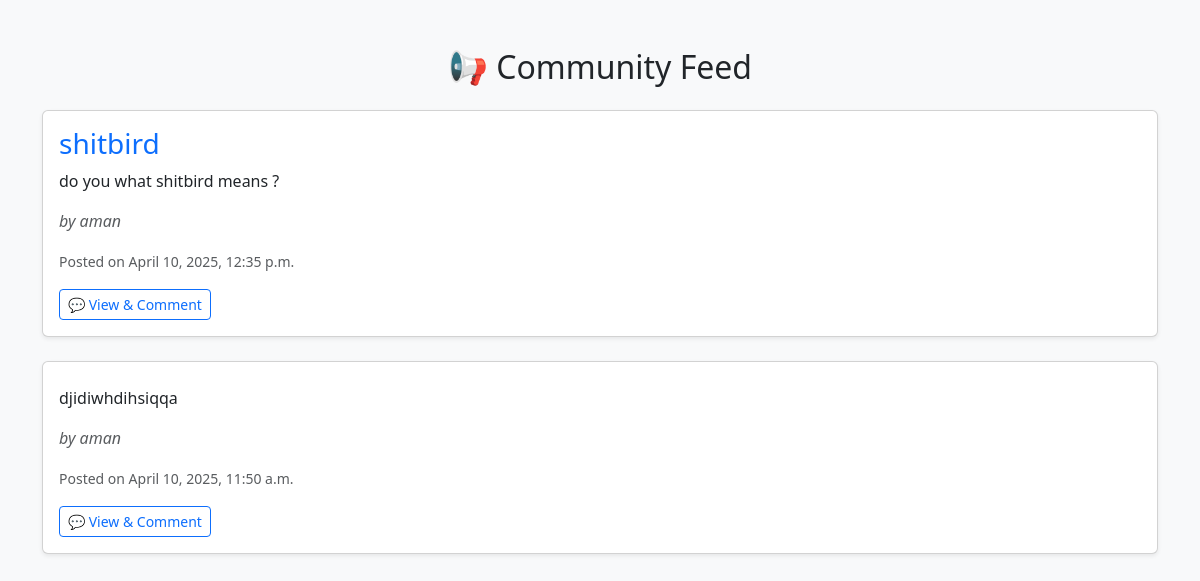
The app's page /feed/ (signed in), older data.
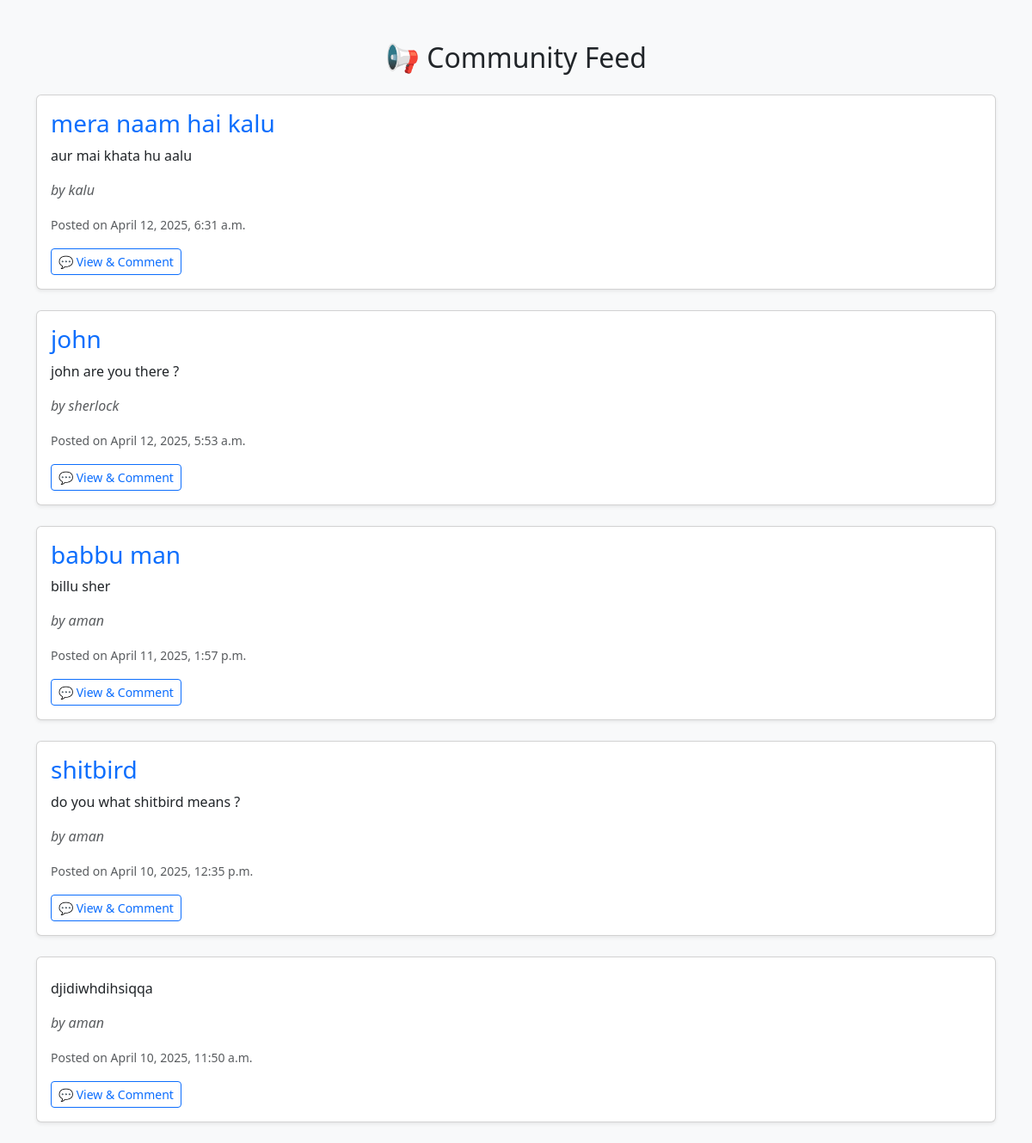
The same page, newer data.
### accounts/models.py (models this page shows, shortened)
class ProfilePost(models.Model):
    user = models.ForeignKey(
        CustomUser,
        on_delete=models.CASCADE,
        related_name='posts'
    )
    title = models.CharField(max_length=100)
    content = models.TextField()
    created_at = models.DateTimeField(auto_now_add=True)

class CustomUser(AbstractBaseUser, PermissionsMixin):
    email = models.EmailField(unique=True)
    username = models.CharField(max_length=150, unique=True)
    phone = models.CharField(max_length=15, blank=True, null=True)
    bio = models.TextField(blank=True, null=True)
    is_active = models.BooleanField(default=True)
    is_staff = models.BooleanField(default=False)
    objects = CustomUserManager()
    USERNAME_FIELD = 'email'
    REQUIRED_FIELDS = ['username']

### accounts/views.py (the view)
# urls.py: path('feed/', views.global_feed_view, name='global_feed'),
def global_feed_view(request):
    posts = ProfilePost.objects.exclude(user=request.user).order_by('-created_at')
    return render(request, 'accounts/feed.html', {'posts': posts})

### accounts/templates/accounts/feed.html (shortened to what this page needs)
<!DOCTYPE html>
<html lang="en">
<head>
    <link href="https://cdn.jsdelivr.net/npm/bootstrap@5.3.0/dist/css/bootstrap.min.css" rel="stylesheet">
</head>
<body class="bg-light">
    <div class="container mt-5">
        <h2 class="text-center mb-4">📢 Community Feed</h2>
        {% for post in posts %}
            <div class="card mb-4 shadow-sm">
                <div class="card-body">
                    <h3 class="card-title text-primary">{{ post.title }}</h3>
                    <p class="card-text">{{ post.content }}</p>
                    <p class="text-muted"><em>by {{ post.user.username }}</em></p>
                    <small class="text-muted">Posted on {{ post.created_at|date:"F j, Y, g:i a" }}</small>
                    <div class="mt-3">
                        <a href="{% url 'post_detail' post.id %}" class="btn btn-outline-primary btn-sm">💬 View & Comment</a>
                    </div>
                </div>
            </div>
        {% empty %}
            <div class="alert alert-warning text-center" role="alert">
                No posts found.
            </div>
        {% endfor %}
    </div>
</body>
</html>

Row changes from the older to the newer data that the page shows:
added ProfilePost: title "mera naam hai kalu", content "aur mai khata hu aalu", user.username "kalu", created_at "April 12, 2025, 6:31 a.m."
added ProfilePost: title "john", content "john are you there ?", user.username "sherlock", created_at "April 12, 2025, 5:53 a.m."
added ProfilePost: title "babbu man", content "billu sher", user.username "aman", created_at "April 11, 2025, 1:57 p.m."
